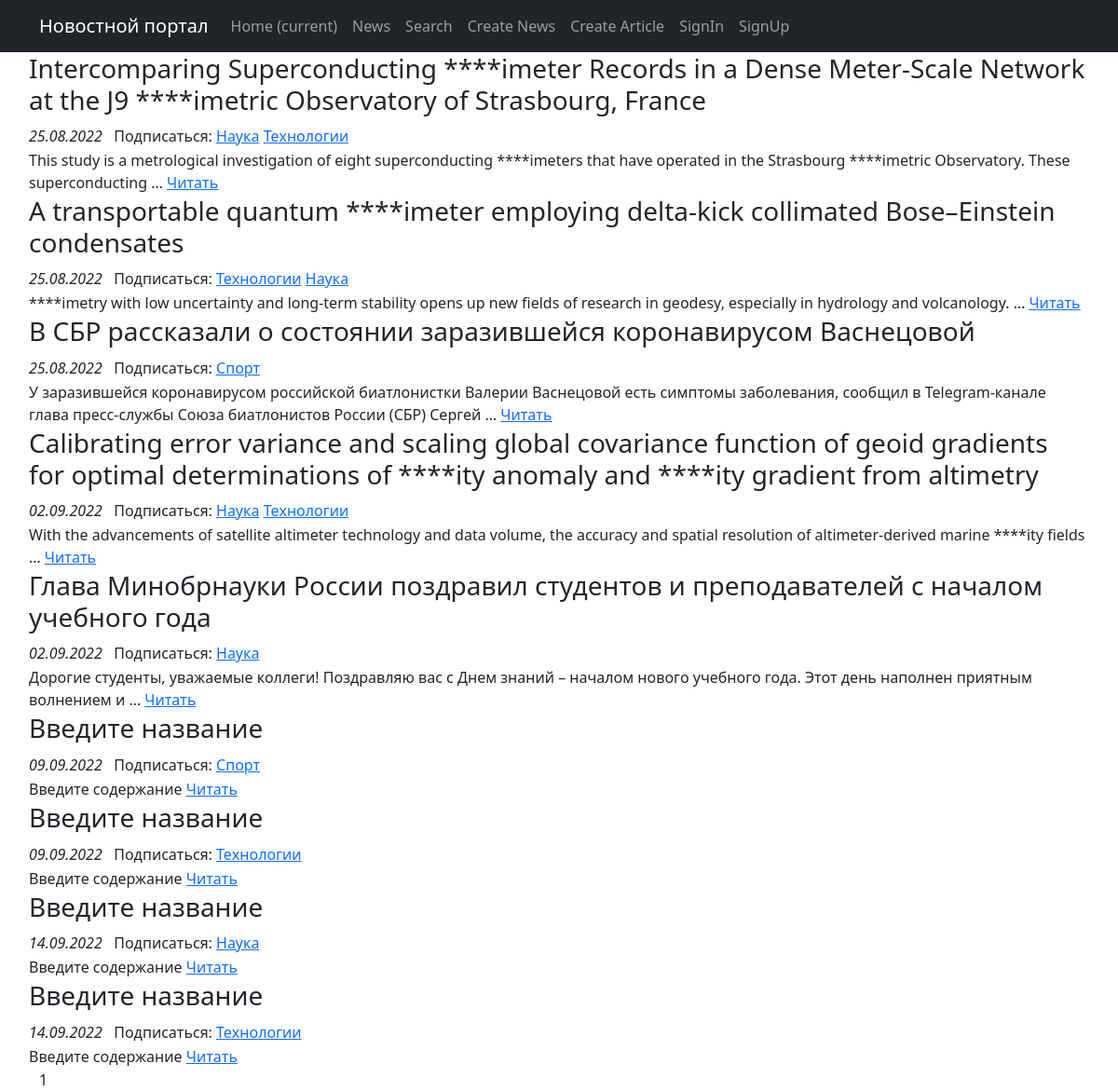
The app's page /, older data.
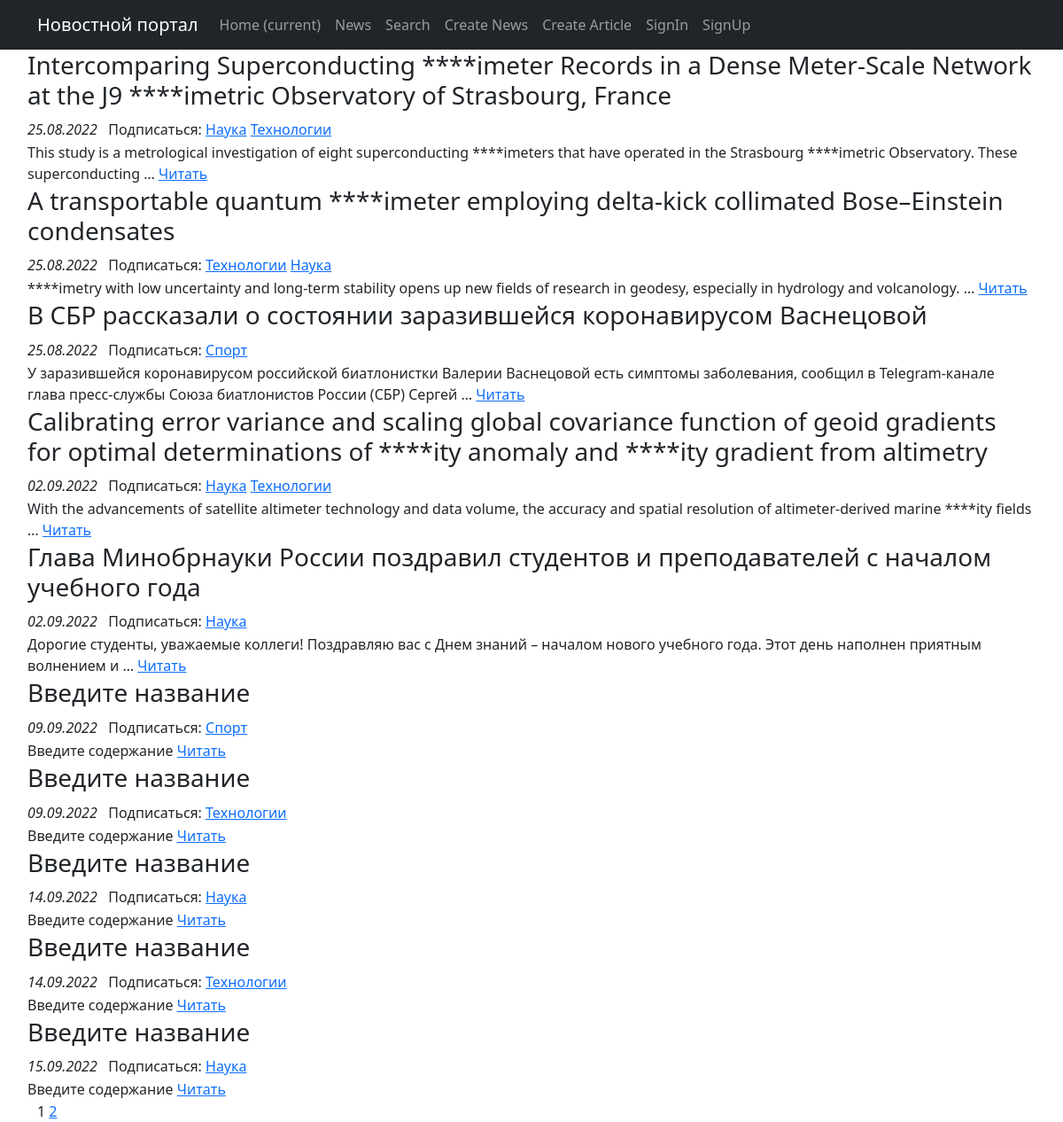
The same page, newer data.
### posts/models.py (models this page shows, shortened)
class Post(models.Model):
    paper = 'PA'
    news = 'NE'
    author = models.ForeignKey(Author, on_delete=models.CASCADE)
    post_type = models.CharField(max_length=2, choices=POST_TYPE, default=paper)
    pub_time = models.DateTimeField(auto_now_add=True)
    categories = models.ManyToManyField(Category, through='PostCategory')
    title = models.CharField(max_length=255, default='Введите название')
    text = models.TextField(default='Введите содержание')
    _rating = models.IntegerField(default=0)
    @property
    def rating(self):
        return self._rating

class Category(models.Model):
    category_name = models.CharField(max_length=255, unique=True)
    def __str__(self) -> str:
        return f'{self.category_name}'

### posts/views.py (the view)
# urls.py: path('', PostsList.as_view(), name='posts_list'),
class PostsList(ListView):
    model = Post
    ordering = 'pub_time'
    template_name = 'news.html'
    context_object_name = 'posts'
    paginate_by = 10
    def get_queryset(self):
        queryset = super().get_queryset()
        self.filterset = PostFilter(self.request.GET, queryset)
        return self.filterset.qs
    def get_context_data(self, **kwargs):
        context = super().get_context_data(**kwargs)
        context["filterset"] = self.filterset
        return context

### posts/templatetags/custom_filters.py (called while the page is built)
@register.filter()
def censor(value):
    for word in CENSOR_WORDS:
        value = value.replace(word, '*' * len(word))
    return value

### templates/news.html (shortened to what this page needs)
{% extends 'flatpages/default.html' %}
{% load custom_filters %}
{% load custom_tags %}
{% block content %}
{% if posts %}
    <table>
        {% for post in posts %}
            <tr>
                <td>
                    <h3>{{ post.title|censor }}</h3>
                </td>
            </tr>
            <tr>
                <td>
                    <i>{{ post.pub_time|date:'d.m.Y' }}</i>
                    &nbsp Подписаться:
                    {% for category in post.categories.all %}
                        <a href="subscribe/?category_id={{category.pk}}&path_info={{request.path_info}}">{{category}}</a>
                    {% endfor %}
                </td>
            </tr>
            <tr>
                <td>{{ post.text|truncatewords:20|censor }} <a href="/news/{{post.pk}}">Читать</a></td>
            </tr>
        {% endfor %}
    </table>
{% else %}
    <h2>Новостей на сегодня нет</h2>
{% endif %}
    <nobr>
        {{ page_obj.number }}
        {% if page_obj.has_next %}
            <a href="?page={{ page_obj.next_page_number }}">{{ page_obj.next_page_number }}</a>
        {% endif %}
    </nobr>
{% endblock content %}

### templates/flatpages/default.html (shortened to what this page needs)
<!DOCTYPE html>
<html lang="en">
    <head>
        {% load static %}
        <link href="{% static 'css/styles.css' %}" rel="stylesheet" />
    </head>
    <body>
        <nav class="navbar navbar-expand-lg navbar-dark bg-dark static-top">
        <div class="container">
            <a class="navbar-brand" href="#">Новостной портал</a>
            <div class="collapse navbar-collapse" id="navbarResponsive">
                <ul class="navbar-nav ml-auto">
                    <li class="nav-item active">
                        <a class="nav-link" href="#">Home
                            <span class="sr-only">(current)</span>
                        </a>
                    </li>
                    <li class="nav-item">
                        <a class="nav-link" href="/news/">News</a>
                    </li>
                    <li class="nav-item">
                        <a class="nav-link" href="/news/search/">Search</a>
                    </li>
                    <li class="nav-item">
                        <a class="nav-link" href="/news/create/">Create News</a>
                    </li>
                    <li class="nav-item">
                        <a class="nav-link" href="/articles/create/">Create Article</a>
                    </li>
                    <li class="nav-item">
                        <a class="nav-link" href="/accounts/login/">SignIn</a>
                    </li>
                    <li class="nav-item">
                        <a class="nav-link" href="/accounts/signup/">SignUp</a>
                    </li>
                </ul>
            </div>
        </div>
        </nav>
        <div class="container">
            <div class="row"
                <div class="col-lg-12 text-center">
                    {% block content %}
                    {% endblock content %}
                </div>
            </div>
    </body>
</html>

### templates/flatpages/default.html (style rules this page uses)
table { width: 100%; }
td { vertical-align: top; }

Row changes from the older to the newer data that the page shows:
added Post: title|censor "Введите название", pub_time "15.09.2022", text|censor "Введите содержание", Category (category_name "Наука")
Text that changed along with them:
{{ page_obj.next_page_number }}: (not shown) → "2"
